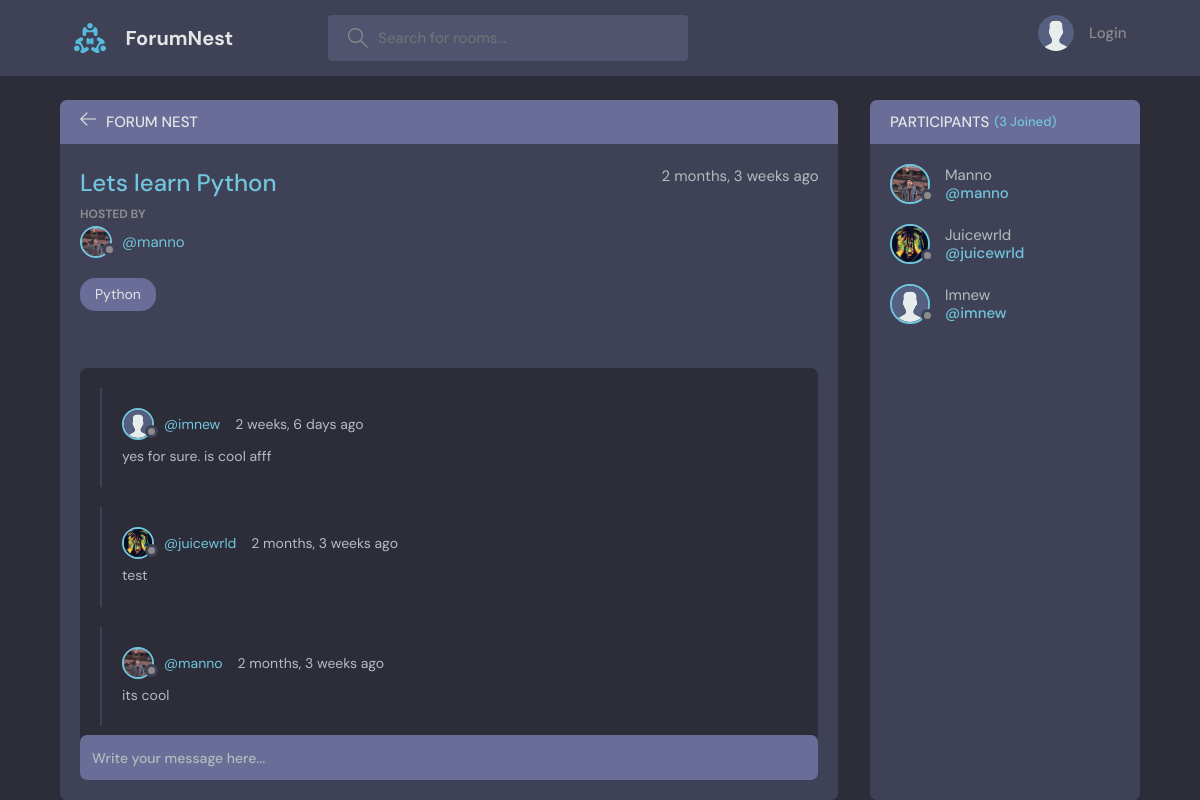
/room/1, run on the app's committed database.
### base/models.py (models this page shows, shortened)
class Room(models.Model):
    host = models.ForeignKey(User, on_delete=models.SET_NULL, null=True)
    topic = models.ForeignKey(Topic, on_delete=models.SET_NULL, null=True)
    name = models.CharField(max_length=200)
    description = models.TextField(null=True, blank=True)
    participants = models.ManyToManyField(User, related_name='participants', blank=True)
    updated = models.DateTimeField(auto_now=True)
    created = models.DateTimeField(auto_now_add=True)
    class Meta:
        ordering = ['-updated','-created'] #order into ascending order

class User(AbstractUser):
    name = models.CharField(max_length=200, null=True)
    email= models.EmailField(unique=True, null=True)
    bio = models.TextField(null=True)
    avatar = models.ImageField(null=True, default="avatar.svg")
    USERNAME_FIELD = 'email'
    REQUIRED_FIELDS = []

class Topic(models.Model):
    name = models.CharField(max_length=200)
    def __str__(self):
        return self.name

class Message(models.Model):
    user = models.ForeignKey(User, on_delete=models.CASCADE) #user - many messgae, message - one user
    room = models.ForeignKey(Room, on_delete=models.CASCADE)
    body = models.TextField()
    updated = models.DateTimeField(auto_now=True)
    created = models.DateTimeField(auto_now_add=True)
    class Meta:
        ordering = ['-updated','-created'] #order into ascending order

### base/views.py (the view, shortened to what this page needs)
# urls.py: path('room/<int:pk>', views.room, name="room"),
def room(request, pk):
    room = Room.objects.get(id=pk)
    room_messages = room.message_set.all()
    participants = room.participants.all()
    context = {'room':room, 'room_messages':room_messages, 'participants':participants}
    return render(request, "base/room.html",context)

### base/templates/base/room.html (shortened to what this page needs)
{% extends 'main.html' %}
{% block content %}
<main class="profile-page layout layout--2">
  <div class="container">
    <div class="room">
      <div class="room__top">
        <div class="room__topLeft">
          <a href="{% url 'home' %}">
            <svg version="1.1" xmlns="http://www.w3.org/2000/svg" width="32" height="32" viewBox="0 0 32 32">
              <title>arrow-left</title>
              <path
                d="M13.723 2.286l-13.723 13.714 13.719 13.714 1.616-1.611-10.96-10.96h27.625v-2.286h-27.625l10.965-10.965-1.616-1.607z">
              </path>
            </svg>
          </a>
          <h3>Forum Nest</h3>
        </div>
      </div>
      <div class="room__box scroll">
        <div class="room__header scroll">
          <div class="room__info">
            <h3>{{room.name}}</h3>
            <span>{{room.created|timesince}} ago</span>
          </div>
          <div class="room__hosted">
            <p>Hosted By</p>
            <a href="{% url 'user-profile' room.host.id %}" class="room__author">
              <div class="avatar avatar--small">
                <img src="{{room.host.avatar.url}}" />
              </div>
              <span>@{{room.host.username}}</span>
            </a>
          </div>
          <span class="room__topics">{{room.topic}}</span>
        </div>
        <div class="room__conversation">
          <div class="threads scroll">
            {% for message in room_messages %}
            <div class="thread">
              <div class="thread__top">
                <div class="thread__author">
                  <a href="{% url 'user-profile' message.user.id %}" class="thread__authorInfo">
                    <div class="avatar avatar--small">
                      <img src="{{message.user.avatar.url}}" />
                    </div>
                    <span>@{{message.user.username}}</span>
                  </a>
                  <span class="thread__date">{{message.created|timesince}} ago</span>
                </div>
              </div>
              <div class="thread__details">
                {{message.body}}
              </div>
            </div>
            {% endfor %}
          </div>
        </div>
      </div>
      <div class="room__message">
        <form action="" method="POST">
          <input name="body" placeholder="Write your message here..." />
        </form>
      </div>
    </div>
    <div class="participants">
      <h3 class="participants__top">Participants <span>({{participants.count}} Joined)</span></h3>
      <div class="participants__list scroll">
        {% for user in participants %}
        <a href="{%  url 'user-profile' user.id %}" class="participant">
          <div class="avatar avatar--medium">
            <img src="{{user.avatar.url}}" />
          </div>
          <p>
            {{user.username|title}}
            <span>@{{user.username}}</span>
          </p>
        </a>
        {% endfor %}
      </div>
    </div>
  </div>
</main>
{% endblock content %}

### data on the page
Room: name "Lets learn Python", created "2 months, 3 weeks", host.avatar (picture), host.username "manno", topic "Python"
Message: user.avatar (placeholder picture), user.username "imnew", created "2 weeks, 6 days", body "yes for sure. is cool afff"
Message: user.avatar (picture), user.username "juicewrld", created "2 months, 3 weeks", body "test"
Message: user.avatar (picture), user.username "manno", created "2 months, 3 weeks", body "its cool"
User: avatar (picture), username "Manno", username "manno"
User: avatar (picture), username "Juicewrld", username "juicewrld"
User: avatar (placeholder picture), username "Imnew", username "imnew"

### other printed values
{{ participants.count }} "3"
